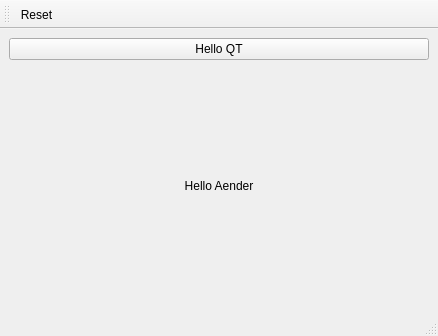
<?xml version="1.0" encoding="UTF-8"?>
<ui version="4.0">
 <class>MainWindow</class>
 <widget class="QMainWindow" name="MainWindow">
  <property name="geometry">
   <rect>
    <x>0</x>
    <y>0</y>
    <width>438</width>
    <height>336</height>
   </rect>
  </property>
  <property name="windowTitle">
   <string>MainWindow</string>
  </property>
  <widget class="QWidget" name="centralwidget">
   <layout class="QVBoxLayout" name="verticalLayout">
    <item>
     <widget class="QPushButton" name="hellopushButton">
      <property name="text">
       <string>Hello QT</string>
      </property>
     </widget>
    </item>
    <item>
     <widget class="QLabel" name="hello_label">
      <property name="text">
       <string>Hello Aender</string>
      </property>
      <property name="alignment">
       <set>Qt::AlignCenter</set>
      </property>
     </widget>
    </item>
   </layout>
  </widget>
  <widget class="QMenuBar" name="menubar">
   <property name="geometry">
    <rect>
     <x>0</x>
     <y>0</y>
     <width>438</width>
     <height>21</height>
    </rect>
   </property>
  </widget>
  <widget class="QStatusBar" name="statusbar"/>
  <widget class="QToolBar" name="toolBar">
   <property name="windowTitle">
    <string>toolBar</string>
   </property>
   <attribute name="toolBarArea">
    <enum>TopToolBarArea</enum>
   </attribute>
   <attribute name="toolBarBreak">
    <bool>false</bool>
   </attribute>
   <addaction name="actionReset"/>
  </widget>
  <action name="actionReset">
   <property name="icon">
    <iconset>
     <normaloff>reset-icon.png</normaloff>reset-icon.png</iconset>
   </property>
   <property name="text">
    <string>Reset</string>
   </property>
   <property name="toolTip">
    <string>Reset</string>
   </property>
  </action>
 </widget>
 <resources/>
 <connections/>
</ui>
